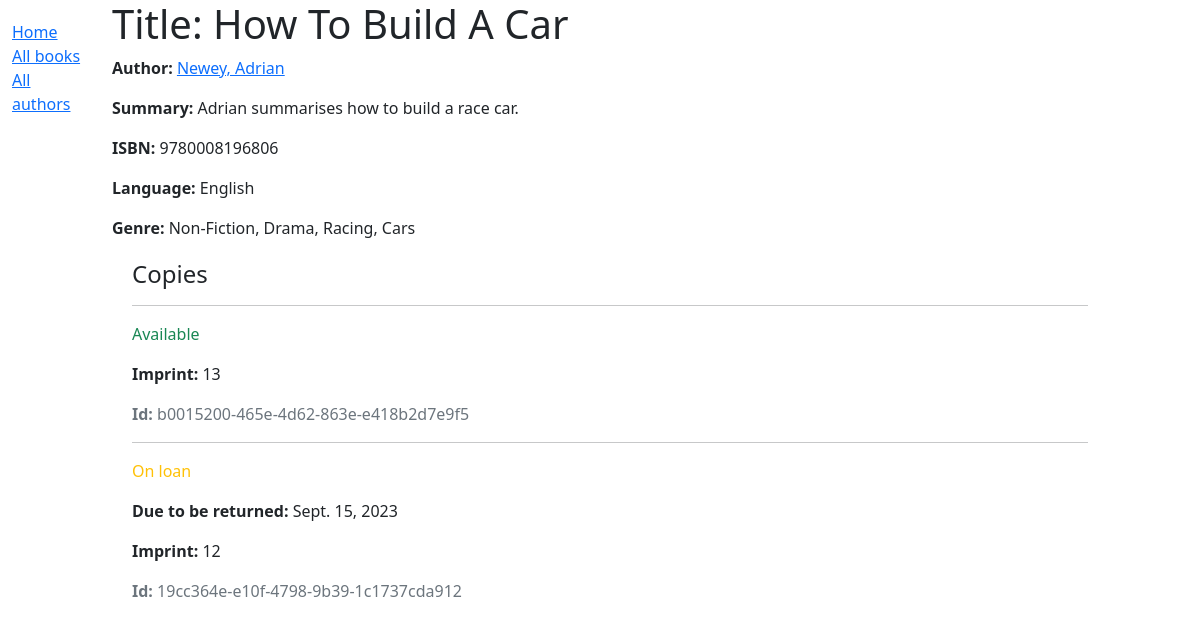
The app's page /ERP/book/1 with its own data.
### ERP/models.py (models this page shows, shortened)
class Book(models.Model):
    title = models.CharField(max_length=200, help_text="enter the Books Title")
    author = models.ForeignKey("Author", on_delete=models.SET_NULL, null = True)
    summary = models.TextField(max_length=1000, help_text="Enter a brief description")
    isbn = models.CharField("ISBN", max_length=13, unique=True, help_text="13 char ISBN num")
    genre = models.ManyToManyField(Genre, help_text="select a genre for this book")
    language = models.ForeignKey('Language', on_delete=models.SET_NULL, null=True)
    class Meta:
        ordering = ["title", "author"]
    def display_genre(self):
        """Creates a string for the Genre. This is required to display the Genre in the Admin Terminal."""
        return ', '.join([genre.name for genre in self.genre.all()[:3]])
    display_genre.short_description = "Genre"

class Author(models.Model):
    first_name = models.CharField(max_length=100)
    last_name = models.CharField(max_length=100)
    date_of_birth = models.DateField(null = True, blank = True)
    date_of_death = models.DateField('Died', null=True, blank = True)
    class Meta:
        ordering = ['last_name', 'first_name']
    def get_absolute_url(self):
        return reverse('author-detail', args=[str(self.id)])
    def __str__(self):
        return f'{self.last_name}, {self.first_name}'

class Language(models.Model):
    name = models.CharField(max_length=200, help_text="Enter the book's Language")
    def __str__(self):
        return self.name

class Genre(models.Model):
    name = models.CharField(max_length=200, help_text="Enter a book Genre (e.g. Thriller)")
    def __str__(self):
        return self.name

class BookInstance(models.Model):
    id = models.UUIDField(primary_key=True, default=uuid.uuid4, help_text= "Unique ID for this particulat book")
    book = models.ForeignKey('Book', on_delete=models.RESTRICT, null=True)
    imprint = models.CharField(max_length=200)
    due_back = models.DateField(null=True, blank=True)
    LOAN_STATUS=(
        ('m', 'Maintainance'),
        ('o', 'On loan'),
        ('a', 'Available'),
        ('r', 'Reserved'),
    )
    status = models.CharField(
        max_length=1,
        choices= LOAN_STATUS,
        blank=True,
        default='m',
        help_text='Book availability'
    )
    class Meta:
        ordering = ['due_back']

### ERP/views.py (the view)
# urls.py: path('book/<int:pk>', views.BookDetailView.as_view(), name='book-detail'),
class BookDetailView(generic.DetailView):
    model = Book

### ERP/templates/ERP/book_detail.html
{% extends "base_generic.html" %}
{% block content %}
  <h1>Title: {{ book.title }}</h1>
  <p><strong>Author:</strong> <a href="{{ book.author.get_absolute_url }}">{{ book.author }}</a></p>
  <p><strong>Summary:</strong> {{ book.summary }}</p>
  <p><strong>ISBN:</strong> {{ book.isbn }}</p>
  <p><strong>Language:</strong> {{ book.language }}</p>
  <p><strong>Genre:</strong> {{ book.genre.all|join:", " }}</p>
  <div style="margin-left:20px;margin-top:20px">
    <h4>Copies</h4>
    {% for copy in book.bookinstance_set.all %}
      <hr />
      <p
        class="{% if copy.status == 'a' %}text-success{% elif copy.status == 'm' %}text-danger{% else %}text-warning{% endif %}">
        {{ copy.get_status_display }}
      </p>
      {% if copy.status != 'a' %}
        <p><strong>Due to be returned:</strong> {{ copy.due_back }}</p>
      {% endif %}
      <p><strong>Imprint:</strong> {{ copy.imprint }}</p>
      <p class="text-muted"><strong>Id:</strong> {{ copy.id }}</p>
    {% endfor %}
  </div>
{% endblock %}

### records on screen
Book: author "Newey, Adrian", summary "Adrian summarises how to build a race car.", isbn "9780008196806", language "English", genre.all "Non-Fiction, Drama, Racing, Cars"
BookInstance: status "Available", imprint "13", id "b0015200-465e-4d62-863e-e418b2d7e9f5"
BookInstance: status "On loan", due_back "Sept. 15, 2023", imprint "12", id "19cc364e-e10f-4798-9b39-1c1737cda912"
